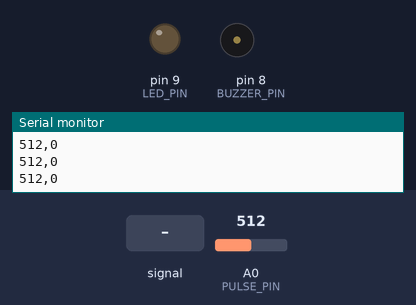
Bench run of a sketch on a simulated Arduino Uno, built with avr-gcc and run on an emulated ATmega328P. On the bench: output pins drawn as LEDs (lit = HIGH), buzzer (waves = sounding, pin HIGH), the last lines printed to the serial monitor. Dashed ring = blinking. The test bench sets the inputs (shaded band); at power-on: A0 (PULSE_PIN) = 512.

Above: at 1.2 s.
1.3 s: A0 (PULSE_PIN) fed a 2 Hz sine of ±306 counts around its level
At 4.2 s:
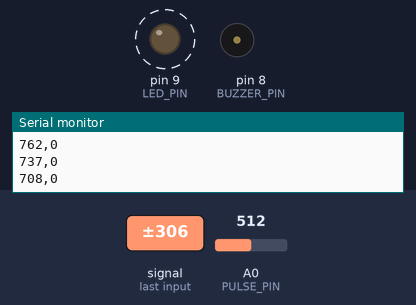
4.3 s: A0 (PULSE_PIN) set to 716
At 5.1 s:
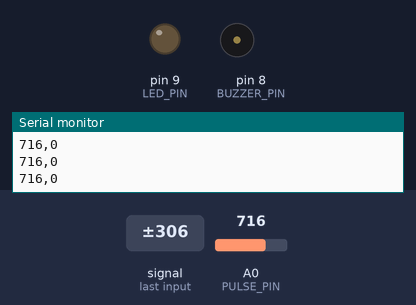
Timing chart, 0 to 7.3 s (numbered marks = the images above; inputs shaded):
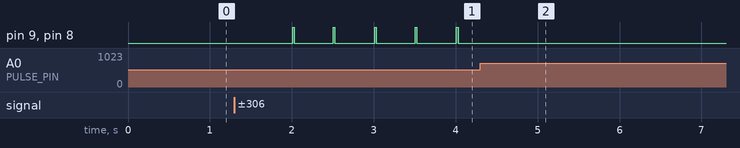

The sketch:

hrv_monitor.ino
```cpp
// ПУЛЬСОМЕТР - СЫРОЙ СИГНАЛ БЕЗ ФИЛЬТРАЦИИ
const int PULSE_PIN = A0;
const int BUZZER_PIN = 8;
const int LED_PIN = 9;

unsigned long lastBeatTime = 0;
bool beatDetected = false;
const int THRESHOLD = 520;

void setup() {
  Serial.begin(115200);

  pinMode(BUZZER_PIN, OUTPUT);
  pinMode(LED_PIN, OUTPUT);

  digitalWrite(BUZZER_PIN, LOW);
  digitalWrite(LED_PIN, LOW);

  Serial.println("RAW_SIGNAL_START");
}

void loop() {
  // 1. Чтение СЫРОГО сигнала
  int rawValue = analogRead(PULSE_PIN);

  // 2. Обнаружение удара по СЫРОМУ сигналу
  if (rawValue > THRESHOLD && !beatDetected) {
    beatDetected = true;

    unsigned long currentTime = millis();
    if (lastBeatTime > 0) {
      long timeBetweenBeats = currentTime - lastBeatTime;

      // Фильтр физиологически возможных значений
      if (timeBetweenBeats > 300 && timeBetweenBeats < 1500) {
        int beatsPerMinute = 60000 / timeBetweenBeats;

        if (beatsPerMinute >= 40 && beatsPerMinute <= 180) {
          // Отправляем RR интервал
          Serial.print("RR:");
          Serial.println(timeBetweenBeats);

          // Короткий сигнал
          digitalWrite(BUZZER_PIN, HIGH);
          digitalWrite(LED_PIN, HIGH);
          delay(20);
          digitalWrite(BUZZER_PIN, LOW);
          digitalWrite(LED_PIN, LOW);
        }
      }
    }
    lastBeatTime = currentTime;
  }

  // Сброс флага обнаружения
  if (rawValue < THRESHOLD - 50) {
    beatDetected = false;
  }

  // 3. Отправка СЫРЫХ данных для графика
  // Формат: rawValue,0 (второе значение не используется)
  Serial.print(rawValue);
  Serial.println(",0");

  delay(10);
}
```

Measured:
- after the input at 1.3 s, pin 9 (LED_PIN), pin 8 (BUZZER_PIN): alternates HIGH for 0.02 s and LOW for 0.48 s, starting after 0.71 s
- after the input at 4.3 s, pin 9 (LED_PIN), pin 8 (BUZZER_PIN): stops changing and stays LOW
